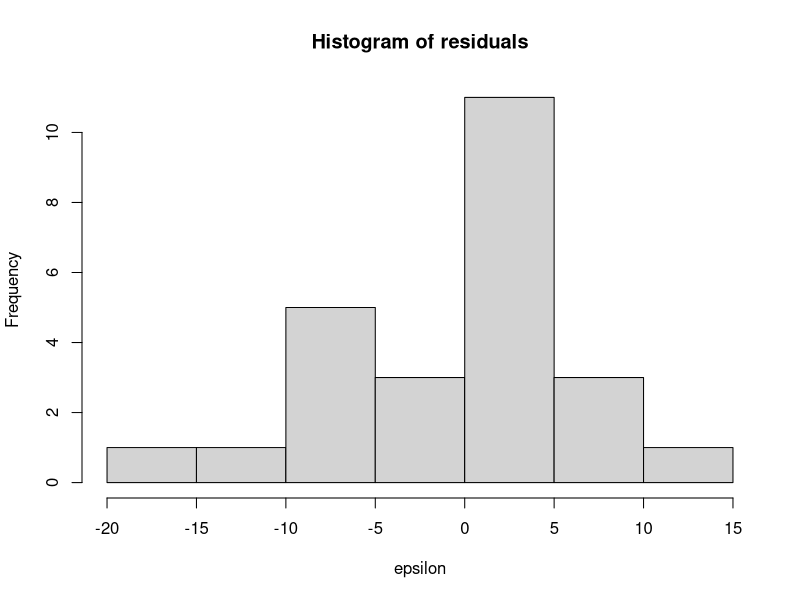

The R source for this figure:
patsat_data <- read.csv("datasets/dataset_Patient_Satisfaction_Survey_Data.csv",
                        header=TRUE,
                        sep=",",
                        fileEncoding="UTF-8-BOM")
print(patsat_data)
nrows <- dim(patsat_data)[1]
print(nrows)

# Prepare X matrix
X <- data.matrix(cbind(matrix(1, nrows, 1), patsat_data[, 1:2]))
colnames(X) <- c("1s", "age", "severity")
print(X)

# Target variable
y <- patsat_data[, 3]
print(y)

# Computations
XtX <- t(X) %*% X
print(XtX)

XtX_1 <- solve(XtX)
print(XtX_1)

Xty <- t(X) %*% y
print(Xty)

beta_hat <- XtX_1 %*% Xty
print(beta_hat)

y_hat <- beta_hat[1] + beta_hat[2] * X[, 2] + beta_hat[3] * X[, 3]
print(y_hat)

# Residuals
epsilon <- y - y_hat
hist(epsilon, main="Histogram of residuals")
